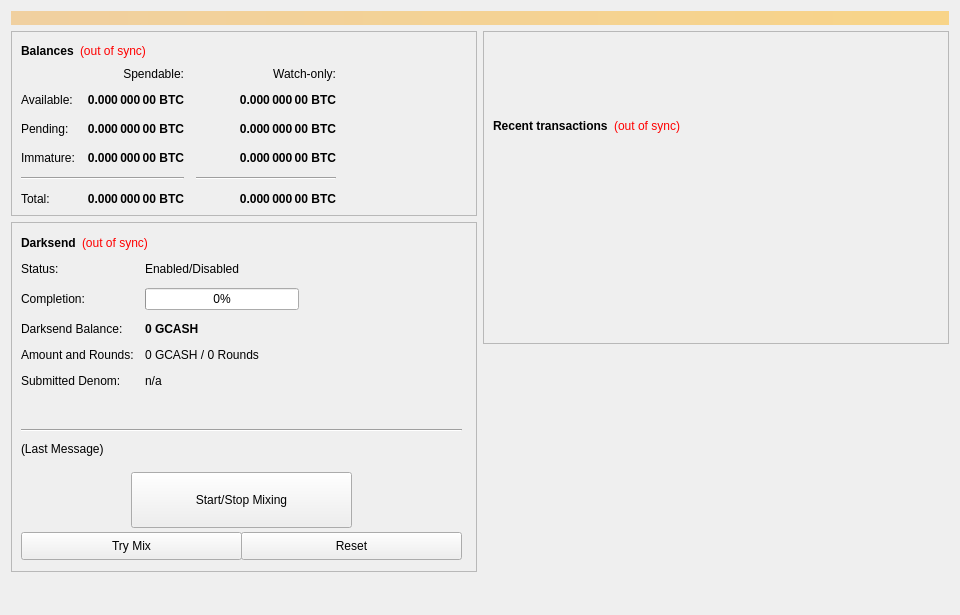
<?xml version="1.0" encoding="UTF-8"?>
<ui version="4.0">
 <class>OverviewPage</class>
 <widget class="QWidget" name="OverviewPage">
  <property name="geometry">
   <rect>
    <x>0</x>
    <y>0</y>
    <width>960</width>
    <height>615</height>
   </rect>
  </property>
  <property name="minimumSize">
   <size>
    <width>960</width>
    <height>0</height>
   </size>
  </property>
  <property name="windowTitle">
   <string>Form</string>
  </property>
  <layout class="QVBoxLayout" name="topLayout">
   <item>
    <widget class="QLabel" name="labelAlerts">
     <property name="visible">
      <bool>false</bool>
     </property>
     <property name="styleSheet">
      <string notr="true">background-color: qlineargradient(x1: 0, y1: 0, x2: 1, y2: 0, stop:0 #F0D0A0, stop:1 #F8D488); color:#000000;</string>
     </property>
     <property name="wordWrap">
      <bool>true</bool>
     </property>
     <property name="margin">
      <number>3</number>
     </property>
    </widget>
   </item>
   <item>
    <layout class="QHBoxLayout" name="horizontalLayout" stretch="1,1">
     <item>
      <layout class="QVBoxLayout" name="verticalLayout_2">
       <item>
        <widget class="QFrame" name="frame">
         <property name="frameShape">
          <enum>QFrame::StyledPanel</enum>
         </property>
         <property name="frameShadow">
          <enum>QFrame::Raised</enum>
         </property>
         <layout class="QVBoxLayout" name="verticalLayout_4">
          <item>
           <layout class="QHBoxLayout" name="horizontalLayout_4">
            <item>
             <widget class="QLabel" name="label_5">
              <property name="font">
               <font>
                <weight>75</weight>
                <bold>true</bold>
               </font>
              </property>
              <property name="text">
               <string>Balances</string>
              </property>
             </widget>
            </item>
            <item>
             <widget class="QLabel" name="labelWalletStatus">
              <property name="cursor">
               <cursorShape>WhatsThisCursor</cursorShape>
              </property>
              <property name="toolTip">
               <string>The displayed information may be out of date. Your wallet automatically synchronizes with the GCASH network after a connection is established, but this process has not completed yet.</string>
              </property>
              <property name="styleSheet">
               <string notr="true">QLabel { color: red; }</string>
              </property>
              <property name="text">
               <string notr="true">(out of sync)</string>
              </property>
              <property name="alignment">
               <set>Qt::AlignLeading|Qt::AlignLeft|Qt::AlignVCenter</set>
              </property>
             </widget>
            </item>
            <item>
             <spacer name="horizontalSpacer_3">
              <property name="orientation">
               <enum>Qt::Horizontal</enum>
              </property>
              <property name="sizeHint" stdset="0">
               <size>
                <width>40</width>
                <height>20</height>
               </size>
              </property>
             </spacer>
            </item>
           </layout>
          </item>
          <item>
           <layout class="QGridLayout" name="gridLayout">
            <property name="spacing">
             <number>12</number>
            </property>
            <item row="2" column="2">
             <widget class="QLabel" name="labelWatchPending">
              <property name="font">
               <font>
                <weight>75</weight>
                <bold>true</bold>
               </font>
              </property>
              <property name="cursor">
               <cursorShape>IBeamCursor</cursorShape>
              </property>
              <property name="toolTip">
               <string>Unconfirmed transactions to watch-only addresses</string>
              </property>
              <property name="text">
               <string notr="true">0.000 000 00 BTC</string>
              </property>
              <property name="alignment">
               <set>Qt::AlignRight|Qt::AlignTrailing|Qt::AlignVCenter</set>
              </property>
              <property name="textInteractionFlags">
               <set>Qt::LinksAccessibleByMouse|Qt::TextSelectableByKeyboard|Qt::TextSelectableByMouse</set>
              </property>
             </widget>
            </item>
            <item row="2" column="1">
             <widget class="QLabel" name="labelUnconfirmed">
              <property name="font">
               <font>
                <weight>75</weight>
                <bold>true</bold>
               </font>
              </property>
              <property name="cursor">
               <cursorShape>IBeamCursor</cursorShape>
              </property>
              <property name="toolTip">
               <string>Total of transactions that have yet to be confirmed, and do not yet count toward the spendable balance</string>
              </property>
              <property name="text">
               <string notr="true">0.000 000 00 BTC</string>
              </property>
              <property name="alignment">
               <set>Qt::AlignRight|Qt::AlignTrailing|Qt::AlignVCenter</set>
              </property>
              <property name="textInteractionFlags">
               <set>Qt::LinksAccessibleByMouse|Qt::TextSelectableByKeyboard|Qt::TextSelectableByMouse</set>
              </property>
             </widget>
            </item>
            <item row="3" column="2">
             <widget class="QLabel" name="labelWatchImmature">
              <property name="font">
               <font>
                <weight>75</weight>
                <bold>true</bold>
               </font>
              </property>
              <property name="cursor">
               <cursorShape>IBeamCursor</cursorShape>
              </property>
              <property name="toolTip">
               <string>Staked or masternode rewards in watch-only addresses that has not yet matured</string>
              </property>
              <property name="text">
               <string notr="true">0.000 000 00 BTC</string>
              </property>
              <property name="alignment">
               <set>Qt::AlignRight|Qt::AlignTrailing|Qt::AlignVCenter</set>
              </property>
              <property name="textInteractionFlags">
               <set>Qt::LinksAccessibleByMouse|Qt::TextSelectableByKeyboard|Qt::TextSelectableByMouse</set>
              </property>
             </widget>
            </item>
            <item row="4" column="0" colspan="2">
             <widget class="Line" name="lineSpendableBalance">
              <property name="orientation">
               <enum>Qt::Horizontal</enum>
              </property>
             </widget>
            </item>
            <item row="4" column="2">
             <widget class="Line" name="lineWatchBalance">
              <property name="sizePolicy">
               <sizepolicy hsizetype="Preferred" vsizetype="Fixed">
                <horstretch>0</horstretch>
                <verstretch>0</verstretch>
               </sizepolicy>
              </property>
              <property name="minimumSize">
               <size>
                <width>140</width>
                <height>0</height>
               </size>
              </property>
              <property name="orientation">
               <enum>Qt::Horizontal</enum>
              </property>
             </widget>
            </item>
            <item row="5" column="0">
             <widget class="QLabel" name="labelTotalText">
              <property name="text">
               <string>Total:</string>
              </property>
             </widget>
            </item>
            <item row="3" column="1">
             <widget class="QLabel" name="labelImmature">
              <property name="font">
               <font>
                <weight>75</weight>
                <bold>true</bold>
               </font>
              </property>
              <property name="cursor">
               <cursorShape>IBeamCursor</cursorShape>
              </property>
              <property name="toolTip">
               <string>Staked or masternode rewards that has not yet matured</string>
              </property>
              <property name="text">
               <string notr="true">0.000 000 00 BTC</string>
              </property>
              <property name="alignment">
               <set>Qt::AlignRight|Qt::AlignTrailing|Qt::AlignVCenter</set>
              </property>
              <property name="textInteractionFlags">
               <set>Qt::LinksAccessibleByMouse|Qt::TextSelectableByKeyboard|Qt::TextSelectableByMouse</set>
              </property>
             </widget>
            </item>
            <item row="2" column="3">
             <spacer name="horizontalSpacer_2">
              <property name="orientation">
               <enum>Qt::Horizontal</enum>
              </property>
              <property name="sizeHint" stdset="0">
               <size>
                <width>40</width>
                <height>20</height>
               </size>
              </property>
             </spacer>
            </item>
            <item row="3" column="0">
             <widget class="QLabel" name="labelImmatureText">
              <property name="text">
               <string>Immature:</string>
              </property>
             </widget>
            </item>
            <item row="5" column="1">
             <widget class="QLabel" name="labelTotal">
              <property name="font">
               <font>
                <weight>75</weight>
                <bold>true</bold>
               </font>
              </property>
              <property name="cursor">
               <cursorShape>IBeamCursor</cursorShape>
              </property>
              <property name="toolTip">
               <string>Your current total balance</string>
              </property>
              <property name="text">
               <string notr="true">0.000 000 00 BTC</string>
              </property>
              <property name="alignment">
               <set>Qt::AlignRight|Qt::AlignTrailing|Qt::AlignVCenter</set>
              </property>
              <property name="textInteractionFlags">
               <set>Qt::LinksAccessibleByMouse|Qt::TextSelectableByKeyboard|Qt::TextSelectableByMouse</set>
              </property>
             </widget>
            </item>
            <item row="5" column="2">
             <widget class="QLabel" name="labelWatchTotal">
              <property name="font">
               <font>
                <weight>75</weight>
                <bold>true</bold>
               </font>
              </property>
              <property name="cursor">
               <cursorShape>IBeamCursor</cursorShape>
              </property>
              <property name="toolTip">
               <string>Current total balance in watch-only addresses</string>
              </property>
              <property name="text">
               <string notr="true">0.000 000 00 BTC</string>
              </property>
              <property name="alignment">
               <set>Qt::AlignRight|Qt::AlignTrailing|Qt::AlignVCenter</set>
              </property>
              <property name="textInteractionFlags">
               <set>Qt::LinksAccessibleByMouse|Qt::TextSelectableByKeyboard|Qt::TextSelectableByMouse</set>
              </property>
             </widget>
            </item>
            <item row="0" column="2">
             <widget class="QLabel" name="labelWatchonly">
              <property name="text">
               <string>Watch-only:</string>
              </property>
              <property name="alignment">
               <set>Qt::AlignRight|Qt::AlignTrailing|Qt::AlignVCenter</set>
              </property>
             </widget>
            </item>
            <item row="1" column="0">
             <widget class="QLabel" name="labelBalanceText">
              <property name="text">
               <string>Available:</string>
              </property>
             </widget>
            </item>
            <item row="1" column="1">
             <widget class="QLabel" name="labelBalance">
              <property name="font">
               <font>
                <weight>75</weight>
                <bold>true</bold>
               </font>
              </property>
              <property name="cursor">
               <cursorShape>IBeamCursor</cursorShape>
              </property>
              <property name="toolTip">
               <string>Your current spendable balance</string>
              </property>
              <property name="text">
               <string notr="true">0.000 000 00 BTC</string>
              </property>
              <property name="alignment">
               <set>Qt::AlignRight|Qt::AlignTrailing|Qt::AlignVCenter</set>
              </property>
              <property name="textInteractionFlags">
               <set>Qt::LinksAccessibleByMouse|Qt::TextSelectableByKeyboard|Qt::TextSelectableByMouse</set>
              </property>
             </widget>
            </item>
            <item row="1" column="2">
             <widget class="QLabel" name="labelWatchAvailable">
              <property name="font">
               <font>
                <weight>75</weight>
                <bold>true</bold>
               </font>
              </property>
              <property name="cursor">
               <cursorShape>IBeamCursor</cursorShape>
              </property>
              <property name="toolTip">
               <string>Your current balance in watch-only addresses</string>
              </property>
              <property name="text">
               <string notr="true">0.000 000 00 BTC</string>
              </property>
              <property name="alignment">
               <set>Qt::AlignRight|Qt::AlignTrailing|Qt::AlignVCenter</set>
              </property>
              <property name="textInteractionFlags">
               <set>Qt::LinksAccessibleByMouse|Qt::TextSelectableByKeyboard|Qt::TextSelectableByMouse</set>
              </property>
             </widget>
            </item>
            <item row="2" column="0">
             <widget class="QLabel" name="labelPendingText">
              <property name="text">
               <string>Pending:</string>
              </property>
             </widget>
            </item>
            <item row="0" column="1">
             <widget class="QLabel" name="labelSpendable">
              <property name="text">
               <string>Spendable:</string>
              </property>
              <property name="alignment">
               <set>Qt::AlignRight|Qt::AlignTrailing|Qt::AlignVCenter</set>
              </property>
             </widget>
            </item>
           </layout>
          </item>
         </layout>
        </widget>
       </item>
       <item>
        <widget class="QFrame" name="frameDarksend">
         <property name="minimumSize">
          <size>
           <width>0</width>
           <height>350</height>
          </size>
         </property>
         <property name="layoutDirection">
          <enum>Qt::LeftToRight</enum>
         </property>
         <property name="frameShape">
          <enum>QFrame::StyledPanel</enum>
         </property>
         <property name="frameShadow">
          <enum>QFrame::Raised</enum>
         </property>
         <widget class="QWidget" name="formLayoutWidget">
          <property name="geometry">
           <rect>
            <x>10</x>
            <y>40</y>
            <width>451</width>
            <height>161</height>
           </rect>
          </property>
          <layout class="QFormLayout" name="formLayout">
           <property name="fieldGrowthPolicy">
            <enum>QFormLayout::AllNonFixedFieldsGrow</enum>
           </property>
           <property name="horizontalSpacing">
            <number>11</number>
           </property>
           <property name="verticalSpacing">
            <number>12</number>
           </property>
           <item row="0" column="0">
            <widget class="QLabel" name="label_6">
             <property name="text">
              <string>Status:</string>
             </property>
            </widget>
           </item>
           <item row="1" column="0">
            <widget class="QLabel" name="label_7">
             <property name="text">
              <string>Completion:</string>
             </property>
            </widget>
           </item>
           <item row="1" column="1">
            <widget class="QProgressBar" name="DarksendProgress">
             <property name="maximumSize">
              <size>
               <width>154</width>
               <height>16777215</height>
              </size>
             </property>
             <property name="value">
              <number>0</number>
             </property>
            </widget>
           </item>
           <item row="2" column="0">
            <widget class="QLabel" name="labelAnonymizedText">
             <property name="text">
              <string>Darksend Balance:</string>
             </property>
            </widget>
           </item>
           <item row="2" column="1">
            <widget class="QLabel" name="labelAnonymized">
             <property name="font">
              <font>
               <weight>75</weight>
               <bold>true</bold>
              </font>
             </property>
             <property name="text">
              <string notr="true">0 GCASH</string>
             </property>
            </widget>
           </item>
           <item row="3" column="0">
            <widget class="QLabel" name="label_8">
             <property name="text">
              <string>Amount and Rounds:</string>
             </property>
            </widget>
           </item>
           <item row="3" column="1">
            <widget class="QLabel" name="labelAmountRounds">
             <property name="text">
              <string>0 GCASH / 0 Rounds</string>
             </property>
            </widget>
           </item>
           <item row="4" column="0">
            <widget class="QLabel" name="label_9">
             <property name="text">
              <string>Submitted Denom:</string>
             </property>
            </widget>
           </item>
           <item row="4" column="1">
            <widget class="QLabel" name="labelSubmittedDenom">
             <property name="toolTip">
              <string>The denominations you submitted to the Masternode.&lt;br&gt;To mix, other users must submit the exact same denominations.</string>
             </property>
             <property name="text">
              <string>n/a</string>
             </property>
            </widget>
           </item>
           <item row="0" column="1">
            <widget class="QLabel" name="DarksendEnabled">
             <property name="text">
              <string>Enabled/Disabled</string>
             </property>
            </widget>
           </item>
          </layout>
         </widget>
         <widget class="QPushButton" name="runAutoDenom">
          <property name="geometry">
           <rect>
            <x>251</x>
            <y>17</y>
            <width>1</width>
            <height>1</height>
           </rect>
          </property>
          <property name="palette">
           <palette>
            <active>
             <colorrole role="WindowText">
              <brush brushstyle="SolidPattern">
               <color alpha="255">
                <red>0</red>
                <green>0</green>
                <blue>0</blue>
               </color>
              </brush>
             </colorrole>
             <colorrole role="Button">
              <brush brushstyle="SolidPattern">
               <color alpha="255">
                <red>239</red>
                <green>238</green>
                <blue>238</blue>
               </color>
              </brush>
             </colorrole>
             <colorrole role="Light">
              <brush brushstyle="SolidPattern">
               <color alpha="255">
                <red>255</red>
                <green>255</green>
                <blue>255</blue>
               </color>
              </brush>
             </colorrole>
             <colorrole role="Midlight">
              <brush brushstyle="SolidPattern">
               <color alpha="255">
                <red>247</red>
                <green>246</green>
                <blue>246</blue>
               </color>
              </brush>
             </colorrole>
             <colorrole role="Dark">
              <brush brushstyle="SolidPattern">
               <color alpha="255">
                <red>119</red>
                <green>119</green>
                <blue>119</blue>
               </color>
              </brush>
             </colorrole>
             <colorrole role="Mid">
              <brush brushstyle="SolidPattern">
               <color alpha="255">
                <red>159</red>
                <green>159</green>
                <blue>159</blue>
               </color>
              </brush>
             </colorrole>
             <colorrole role="Text">
              <brush brushstyle="SolidPattern">
               <color alpha="255">
                <red>0</red>
                <green>0</green>
                <blue>0</blue>
               </color>
              </brush>
             </colorrole>
             <colorrole role="BrightText">
              <brush brushstyle="SolidPattern">
               <color alpha="255">
                <red>255</red>
                <green>255</green>
                <blue>255</blue>
               </color>
              </brush>
             </colorrole>
             <colorrole role="ButtonText">
              <brush brushstyle="SolidPattern">
               <color alpha="255">
                <red>0</red>
                <green>0</green>
                <blue>0</blue>
               </color>
              </brush>
             </colorrole>
             <colorrole role="Base">
              <brush brushstyle="SolidPattern">
               <color alpha="255">
                <red>255</red>
                <green>255</green>
                <blue>255</blue>
               </color>
              </brush>
             </colorrole>
             <colorrole role="Window">
              <brush brushstyle="SolidPattern">
               <color alpha="255">
                <red>239</red>
                <green>238</green>
                <blue>238</blue>
               </color>
              </brush>
             </colorrole>
             <colorrole role="Shadow">
              <brush brushstyle="SolidPattern">
               <color alpha="255">
                <red>0</red>
                <green>0</green>
                <blue>0</blue>
               </color>
              </brush>
             </colorrole>
             <colorrole role="AlternateBase">
              <brush brushstyle="SolidPattern">
               <color alpha="255">
                <red>247</red>
                <green>246</green>
                <blue>246</blue>
               </color>
              </brush>
             </colorrole>
             <colorrole role="ToolTipBase">
              <brush brushstyle="SolidPattern">
               <color alpha="255">
                <red>255</red>
                <green>255</green>
                <blue>220</blue>
               </color>
              </brush>
             </colorrole>
             <colorrole role="ToolTipText">
              <brush brushstyle="SolidPattern">
               <color alpha="255">
                <red>0</red>
                <green>0</green>
                <blue>0</blue>
               </color>
              </brush>
             </colorrole>
            </active>
            <inactive>
             <colorrole role="WindowText">
              <brush brushstyle="SolidPattern">
               <color alpha="255">
                <red>0</red>
                <green>0</green>
                <blue>0</blue>
               </color>
              </brush>
             </colorrole>
             <colorrole role="Button">
              <brush brushstyle="SolidPattern">
               <color alpha="255">
                <red>239</red>
                <green>238</green>
                <blue>238</blue>
               </color>
              </brush>
             </colorrole>
             <colorrole role="Light">
              <brush brushstyle="SolidPattern">
               <color alpha="255">
                <red>255</red>
                <green>255</green>
                <blue>255</blue>
               </color>
              </brush>
             </colorrole>
             <colorrole role="Midlight">
              <brush brushstyle="SolidPattern">
               <color alpha="255">
                <red>247</red>
                <green>246</green>
                <blue>246</blue>
               </color>
              </brush>
             </colorrole>
             <colorrole role="Dark">
              <brush brushstyle="SolidPattern">
               <color alpha="255">
                <red>119</red>
                <green>119</green>
                <blue>119</blue>
               </color>
              </brush>
             </colorrole>
             <colorrole role="Mid">
              <brush brushstyle="SolidPattern">
               <color alpha="255">
                <red>159</red>
                <green>159</green>
                <blue>159</blue>
               </color>
              </brush>
             </colorrole>
             <colorrole role="Text">
              <brush brushstyle="SolidPattern">
               <color alpha="255">
                <red>0</red>
                <green>0</green>
                <blue>0</blue>
               </color>
              </brush>
             </colorrole>
             <colorrole role="BrightText">
              <brush brushstyle="SolidPattern">
               <color alpha="255">
                <red>255</red>
                <green>255</green>
                <blue>255</blue>
               </color>
              </brush>
             </colorrole>
             <colorrole role="ButtonText">
              <brush brushstyle="SolidPattern">
               <color alpha="255">
                <red>0</red>
                <green>0</green>
                <blue>0</blue>
               </color>
              </brush>
             </colorrole>
             <colorrole role="Base">
              <brush brushstyle="SolidPattern">
               <color alpha="255">
                <red>255</red>
                <green>255</green>
                <blue>255</blue>
               </color>
              </brush>
             </colorrole>
             <colorrole role="Window">
              <brush brushstyle="SolidPattern">
               <color alpha="255">
                <red>239</red>
                <green>238</green>
                <blue>238</blue>
               </color>
              </brush>
             </colorrole>
             <colorrole role="Shadow">
              <brush brushstyle="SolidPattern">
               <color alpha="255">
                <red>0</red>
                <green>0</green>
                <blue>0</blue>
               </color>
              </brush>
             </colorrole>
             <colorrole role="AlternateBase">
              <brush brushstyle="SolidPattern">
               <color alpha="255">
                <red>247</red>
                <green>246</green>
                <blue>246</blue>
               </color>
              </brush>
             </colorrole>
             <colorrole role="ToolTipBase">
              <brush brushstyle="SolidPattern">
               <color alpha="255">
                <red>255</red>
                <green>255</green>
                <blue>220</blue>
               </color>
              </brush>
             </colorrole>
             <colorrole role="ToolTipText">
              <brush brushstyle="SolidPattern">
               <color alpha="255">
                <red>0</red>
                <green>0</green>
                <blue>0</blue>
               </color>
              </brush>
             </colorrole>
            </inactive>
            <disabled>
             <colorrole role="WindowText">
              <brush brushstyle="SolidPattern">
               <color alpha="255">
                <red>119</red>
                <green>119</green>
                <blue>119</blue>
               </color>
              </brush>
             </colorrole>
             <colorrole role="Button">
              <brush brushstyle="SolidPattern">
               <color alpha="255">
                <red>239</red>
                <green>238</green>
                <blue>238</blue>
               </color>
              </brush>
             </colorrole>
             <colorrole role="Light">
              <brush brushstyle="SolidPattern">
               <color alpha="255">
                <red>255</red>
                <green>255</green>
                <blue>255</blue>
               </color>
              </brush>
             </colorrole>
             <colorrole role="Midlight">
              <brush brushstyle="SolidPattern">
               <color alpha="255">
                <red>247</red>
                <green>246</green>
                <blue>246</blue>
               </color>
              </brush>
             </colorrole>
             <colorrole role="Dark">
              <brush brushstyle="SolidPattern">
               <color alpha="255">
                <red>119</red>
                <green>119</green>
                <blue>119</blue>
               </color>
              </brush>
             </colorrole>
             <colorrole role="Mid">
              <brush brushstyle="SolidPattern">
               <color alpha="255">
                <red>159</red>
                <green>159</green>
                <blue>159</blue>
               </color>
              </brush>
             </colorrole>
             <colorrole role="Text">
              <brush brushstyle="SolidPattern">
               <color alpha="255">
                <red>119</red>
                <green>119</green>
                <blue>119</blue>
               </color>
              </brush>
             </colorrole>
             <colorrole role="BrightText">
              <brush brushstyle="SolidPattern">
               <color alpha="255">
                <red>255</red>
                <green>255</green>
                <blue>255</blue>
               </color>
              </brush>
             </colorrole>
             <colorrole role="ButtonText">
              <brush brushstyle="SolidPattern">
               <color alpha="255">
                <red>119</red>
                <green>119</green>
                <blue>119</blue>
               </color>
              </brush>
             </colorrole>
             <colorrole role="Base">
              <brush brushstyle="SolidPattern">
               <color alpha="255">
                <red>239</red>
                <green>238</green>
                <blue>238</blue>
               </color>
              </brush>
             </colorrole>
             <colorrole role="Window">
              <brush brushstyle="SolidPattern">
               <color alpha="255">
                <red>239</red>
                <green>238</green>
                <blue>238</blue>
               </color>
              </brush>
             </colorrole>
             <colorrole role="Shadow">
              <brush brushstyle="SolidPattern">
               <color alpha="255">
                <red>0</red>
                <green>0</green>
                <blue>0</blue>
               </color>
              </brush>
             </colorrole>
             <colorrole role="AlternateBase">
              <brush brushstyle="SolidPattern">
               <color alpha="255">
                <red>239</red>
                <green>238</green>
                <blue>238</blue>
               </color>
              </brush>
             </colorrole>
             <colorrole role="ToolTipBase">
              <brush brushstyle="SolidPattern">
               <color alpha="255">
                <red>255</red>
                <green>255</green>
                <blue>220</blue>
               </color>
              </brush>
             </colorrole>
             <colorrole role="ToolTipText">
              <brush brushstyle="SolidPattern">
               <color alpha="255">
                <red>0</red>
                <green>0</green>
                <blue>0</blue>
               </color>
              </brush>
             </colorrole>
            </disabled>
           </palette>
          </property>
          <property name="focusPolicy">
           <enum>Qt::NoFocus</enum>
          </property>
          <property name="autoFillBackground">
           <bool>true</bool>
          </property>
          <property name="text">
           <string/>
          </property>
          <property name="flat">
           <bool>true</bool>
          </property>
         </widget>
         <widget class="QPushButton" name="toggleDarksend">
          <property name="geometry">
           <rect>
            <x>120</x>
            <y>250</y>
            <width>221</width>
            <height>56</height>
           </rect>
          </property>
          <property name="sizePolicy">
           <sizepolicy hsizetype="MinimumExpanding" vsizetype="Fixed">
            <horstretch>0</horstretch>
            <verstretch>0</verstretch>
           </sizepolicy>
          </property>
          <property name="text">
           <string>Start/Stop Mixing</string>
          </property>
         </widget>
         <widget class="Line" name="lineLastMessage">
          <property name="geometry">
           <rect>
            <x>10</x>
            <y>200</y>
            <width>441</width>
            <height>16</height>
           </rect>
          </property>
          <property name="orientation">
           <enum>Qt::Horizontal</enum>
          </property>
         </widget>
         <widget class="QLabel" name="DarksendStatus">
          <property name="geometry">
           <rect>
            <x>10</x>
            <y>220</y>
            <width>451</width>
            <height>61</height>
           </rect>
          </property>
          <property name="minimumSize">
           <size>
            <width>288</width>
            <height>43</height>
           </size>
          </property>
          <property name="text">
           <string>(Last Message)</string>
          </property>
          <property name="alignment">
           <set>Qt::AlignLeading|Qt::AlignLeft|Qt::AlignTop</set>
          </property>
          <property name="wordWrap">
           <bool>true</bool>
          </property>
         </widget>
         <widget class="QPushButton" name="DarksendAuto">
          <property name="geometry">
           <rect>
            <x>10</x>
            <y>310</y>
            <width>221</width>
            <height>28</height>
           </rect>
          </property>
          <property name="sizePolicy">
           <sizepolicy hsizetype="MinimumExpanding" vsizetype="Fixed">
            <horstretch>0</horstretch>
            <verstretch>0</verstretch>
           </sizepolicy>
          </property>
          <property name="toolTip">
           <string>Try to manually submit a Darksend request.</string>
          </property>
          <property name="text">
           <string>Try Mix</string>
          </property>
         </widget>
         <widget class="QPushButton" name="DarksendReset">
          <property name="geometry">
           <rect>
            <x>230</x>
            <y>310</y>
            <width>221</width>
            <height>28</height>
           </rect>
          </property>
          <property name="sizePolicy">
           <sizepolicy hsizetype="MinimumExpanding" vsizetype="Fixed">
            <horstretch>0</horstretch>
            <verstretch>0</verstretch>
           </sizepolicy>
          </property>
          <property name="toolTip">
           <string>Reset the current status of Darksend (can interrupt Darksend if it's in the process of Mixing, which can cost you money!)</string>
          </property>
          <property name="autoFillBackground">
           <bool>false</bool>
          </property>
          <property name="text">
           <string>Reset</string>
          </property>
         </widget>
         <widget class="QWidget" name="layoutWidget">
          <property name="geometry">
           <rect>
            <x>10</x>
            <y>10</y>
            <width>431</width>
            <height>22</height>
           </rect>
          </property>
          <layout class="QHBoxLayout" name="horizontalLayout_5">
           <item>
            <widget class="QLabel" name="label_2">
             <property name="font">
              <font>
               <weight>75</weight>
               <bold>true</bold>
              </font>
             </property>
             <property name="text">
              <string>Darksend</string>
             </property>
            </widget>
           </item>
           <item>
            <widget class="QLabel" name="labelDarksendSyncStatus">
             <property name="toolTip">
              <string>The displayed information may be out of date. Your wallet automatically synchronizes with the GCASH network after a connection is established, but this process has not completed yet.</string>
             </property>
             <property name="styleSheet">
              <string notr="true">QLabel { color: red; }</string>
             </property>
             <property name="text">
              <string notr="true">(out of sync)</string>
             </property>
             <property name="alignment">
              <set>Qt::AlignLeading|Qt::AlignLeft|Qt::AlignVCenter</set>
             </property>
            </widget>
           </item>
           <item>
            <spacer name="horizontalSpacer_4">
             <property name="orientation">
              <enum>Qt::Horizontal</enum>
             </property>
             <property name="sizeHint" stdset="0">
              <size>
               <width>40</width>
               <height>20</height>
              </size>
             </property>
            </spacer>
           </item>
          </layout>
         </widget>
        </widget>
       </item>
       <item>
        <spacer name="verticalSpacer">
         <property name="orientation">
          <enum>Qt::Vertical</enum>
         </property>
         <property name="sizeHint" stdset="0">
          <size>
           <width>20</width>
           <height>40</height>
          </size>
         </property>
        </spacer>
       </item>
      </layout>
     </item>
     <item>
      <layout class="QVBoxLayout" name="verticalLayout_3">
       <item>
        <widget class="QFrame" name="frame_2">
         <property name="frameShape">
          <enum>QFrame::StyledPanel</enum>
         </property>
         <property name="frameShadow">
          <enum>QFrame::Raised</enum>
         </property>
         <layout class="QVBoxLayout" name="verticalLayout">
          <item>
           <spacer name="verticalSpacer_3">
            <property name="orientation">
             <enum>Qt::Vertical</enum>
            </property>
            <property name="sizeType">
             <enum>QSizePolicy::Fixed</enum>
            </property>
            <property name="sizeHint" stdset="0">
             <size>
              <width>20</width>
              <height>75</height>
             </size>
            </property>
           </spacer>
          </item>
          <item>
           <layout class="QHBoxLayout" name="horizontalLayout_2">
            <item>
             <widget class="QLabel" name="label_4">
              <property name="font">
               <font>
                <weight>75</weight>
                <bold>true</bold>
               </font>
              </property>
              <property name="text">
               <string>Recent transactions</string>
              </property>
             </widget>
            </item>
            <item>
             <widget class="QLabel" name="labelTransactionsStatus">
              <property name="cursor">
               <cursorShape>WhatsThisCursor</cursorShape>
              </property>
              <property name="toolTip">
               <string>The displayed information may be out of date. Your wallet automatically synchronizes with the GCASH network after a connection is established, but this process has not completed yet.</string>
              </property>
              <property name="styleSheet">
               <string notr="true">QLabel { color: red; }</string>
              </property>
              <property name="text">
               <string notr="true">(out of sync)</string>
              </property>
              <property name="alignment">
               <set>Qt::AlignRight|Qt::AlignTrailing|Qt::AlignVCenter</set>
              </property>
             </widget>
            </item>
            <item>
             <spacer name="horizontalSpacer">
              <property name="orientation">
               <enum>Qt::Horizontal</enum>
              </property>
              <property name="sizeHint" stdset="0">
               <size>
                <width>40</width>
                <height>20</height>
               </size>
              </property>
             </spacer>
            </item>
           </layout>
          </item>
          <item>
           <widget class="QListView" name="listTransactions">
            <property name="styleSheet">
             <string notr="true">QListView { background: transparent; }</string>
            </property>
            <property name="frameShape">
             <enum>QFrame::NoFrame</enum>
            </property>
            <property name="verticalScrollBarPolicy">
             <enum>Qt::ScrollBarAlwaysOff</enum>
            </property>
            <property name="horizontalScrollBarPolicy">
             <enum>Qt::ScrollBarAlwaysOff</enum>
            </property>
            <property name="selectionMode">
             <enum>QAbstractItemView::NoSelection</enum>
            </property>
           </widget>
          </item>
         </layout>
        </widget>
       </item>
       <item>
        <spacer name="verticalSpacer_2">
         <property name="orientation">
          <enum>Qt::Vertical</enum>
         </property>
         <property name="sizeType">
          <enum>QSizePolicy::Expanding</enum>
         </property>
         <property name="sizeHint" stdset="0">
          <size>
           <width>20</width>
           <height>40</height>
          </size>
         </property>
        </spacer>
       </item>
      </layout>
     </item>
    </layout>
   </item>
  </layout>
 </widget>
 <resources/>
 <connections/>
</ui>
